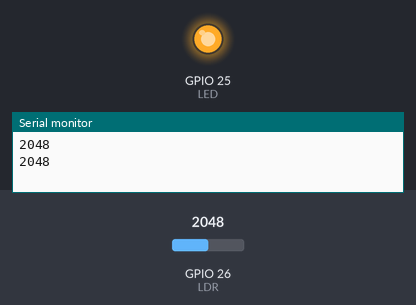
Recording of a sketch running on a simulated ESP32. On the bench: output pins drawn as LEDs (lit = HIGH), the last lines printed to the serial monitor. Inputs (shaded band) come from the test bench; at power-on: GPIO 26 (LDR) = 2048.

Above: at 1.8 s.
1.9 s: GPIO 26 (LDR) set to 1565
3.4 s: GPIO 26 (LDR) set to 1428
At 4.6 s:
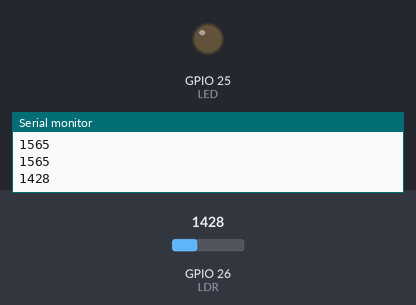
5.5 s: GPIO 26 (LDR) set to 1540
At 7.2 s:
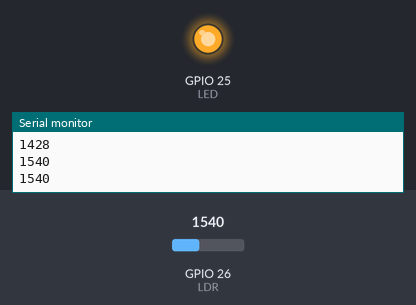
7.5 s: GPIO 26 (LDR) set to 1460
At 8.8 s:
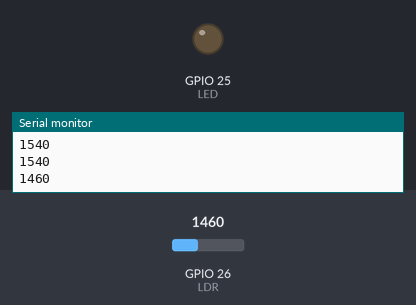
Timing chart, 0 to 10.5 s (numbered marks = the images above; inputs shaded):
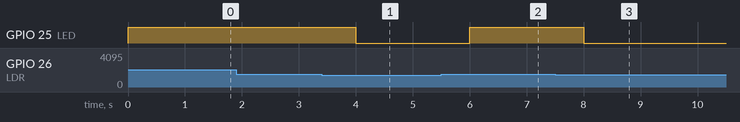

Measured:
- the behaviour switches between 1500 and 1499 on GPIO 26 (LDR) (found by bisection; images 0 and 1)
- after the input at 3.4 s, GPIO 25 (LED): HIGH → LOW after 0.60 s
- after the input at 5.5 s, GPIO 25 (LED): LOW → HIGH after 0.50 s
- after the input at 7.5 s, GPIO 25 (LED): HIGH → LOW after 0.50 s

The sketch:

04_LDR_LED_analog.ino
```cpp
const int LDR = 26;
const int LED = 25;

int val;
//bool val;
void setup() {
  Serial.begin(115200);
  pinMode(LDR, INPUT);
  pinMode(LED, OUTPUT);
}

void loop() {
  val = analogRead(LDR);
  Serial.println(val);
  if(val >= 1500)
  {
    digitalWrite(LED, 1);
    delay(1000);
  }
  else
  {
    digitalWrite(LED, 0);
    delay(1000);
  }
}
```
